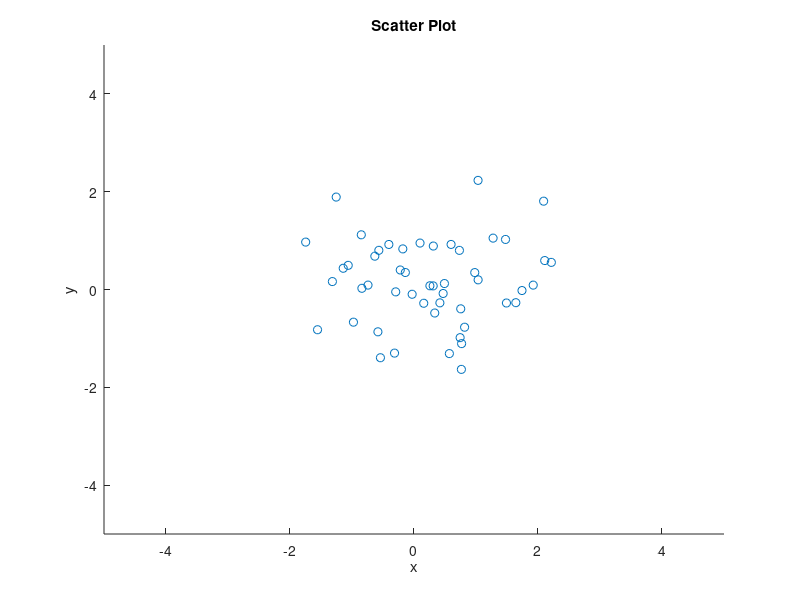

Write the MATLAB code that produced this figure.
x = randn(50, 1);
y = randn(50, 1);
scatter(x, y, 'rx')
xlim([-5, 5])
ylim([-5, 5])
title('Scatter Plot')
xlabel('x')
ylabel('y')